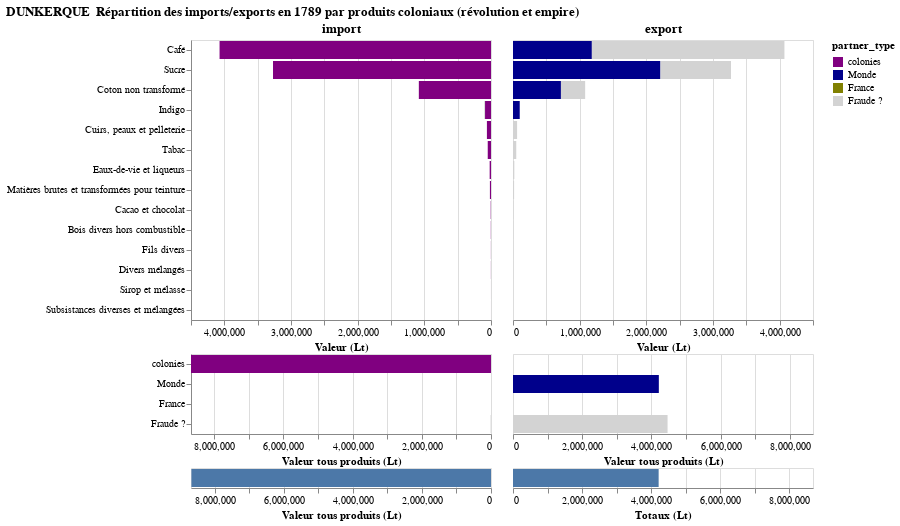
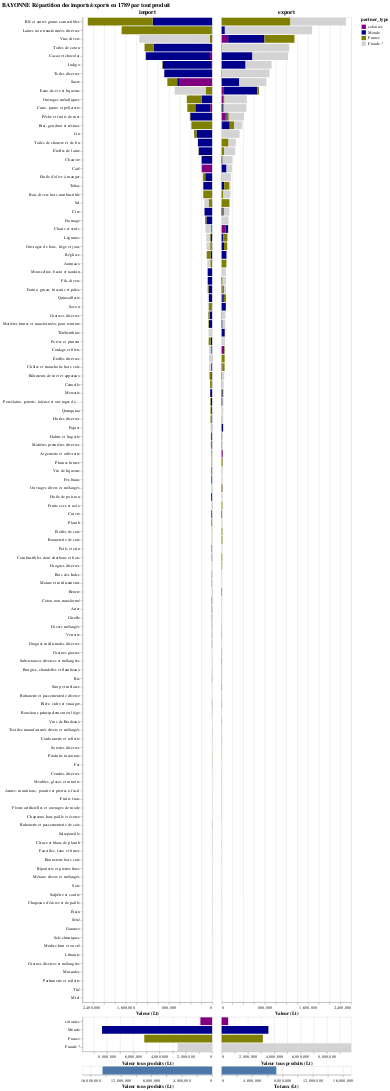
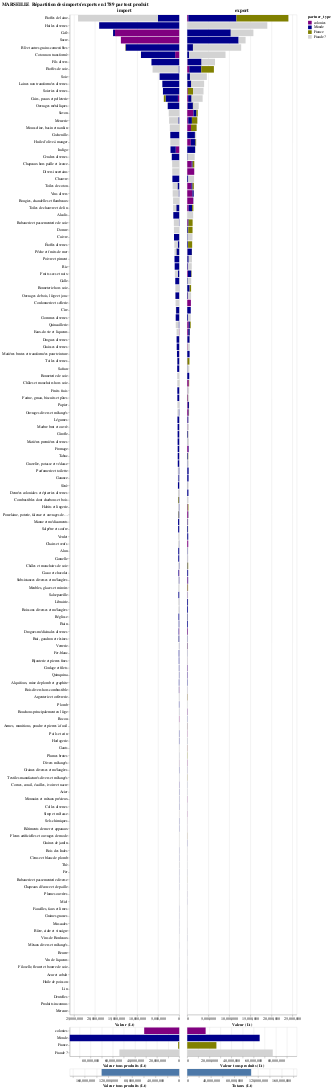
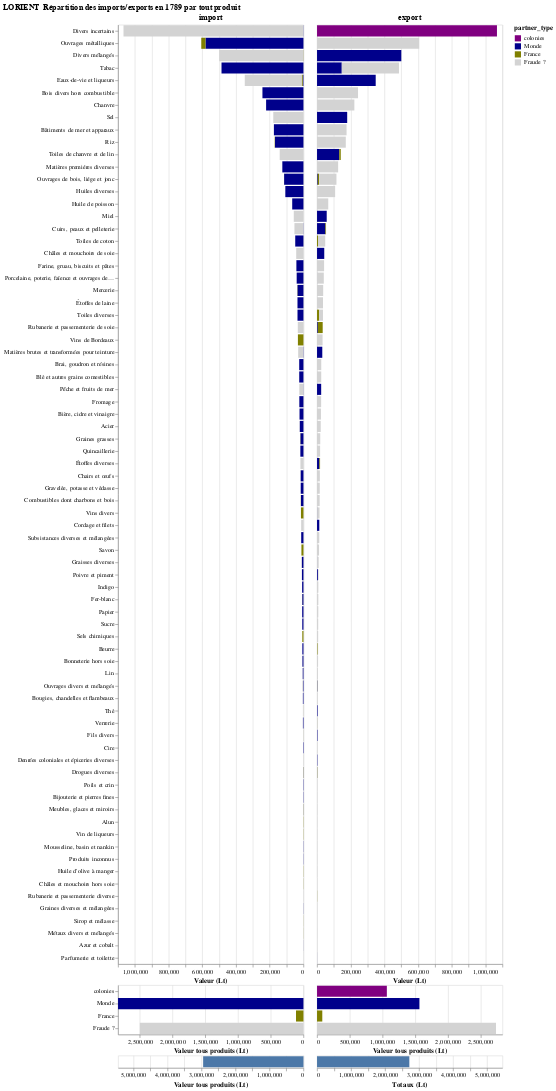

Notebook cell for these charts, in order:
### Markdown cell above
# Focus sur les exportations

Nous allons dans un premier temps détailler les produits coloniaux pour identifier les produits concernés par les anomalies d'exporations.

### Code cell
for city in ["Dunkerque", "Bayonne", "Marseille", "Lorient"]:
    pyramide_port_franc(city, data[city]["detail_products"], "product", "partner_type", "produits coloniaux (révolution et empire)" if city == "Dunkerque" else "tout produit")

### Figure 1 — Vega-Lite specification as saved in the notebook (floating-point values rounded to 4 significant figures)
{"data": {"values": [{"importsexports": "Imports", "partner_type": "colonies", "port": "Dunkerque", "product": "Café", "value": 4071453}, {"importsexports": "Imports", "partner_type": "colonies", "port": "Dunkerque", "product": "Coton non transformé", "value": 1082427}, {"importsexports": "Imports", "partner_type": "colonies", "port": "Dunkerque", "product": "Indigo", "value": 89556}, {"importsexports": "Imports", "partner_type": "colonies", "port": "Dunkerque", "product": "Sucre", "value": 3269855}, {"importsexports": "Imports", "partner_type": "colonies", "port": "Dunkerque", "product": "Cacao et chocolat", "value": 4414}, {"importsexports": "Imports", "partner_type": "colonies", "port": "Dunkerque", "product": "Bois divers hors combustible", "value": 2724}, {"importsexports": "Imports", "partner_type": "colonies", "port": "Dunkerque", "product": "Matières brutes et transformées pour teinture", "value": 16367}, {"importsexports": "Imports", "partner_type": "colonies", "port": "Dunkerque", "product": "Fils divers", "value": 1376}, {"importsexports": "Imports", "partner_type": "colonies", "port": "Dunkerque", "product": "Subsistances diverses et mélangées", "value": 150}, {"importsexports": "Imports", "partner_type": "colonies", "port": "Dunkerque", "product": "Cuirs, peaux et pelleterie", "value": 61376}, {"importsexports": "Imports", "partner_type": "colonies", "port": "Dunkerque", "product": "Eaux-de-vie et liqueurs", "value": 19963}, {"importsexports": "Imports", "partner_type": "colonies", "port": "Dunkerque", "product": "Sirop et mélasse", "value": 210}, {"importsexports": "Imports", "partner_type": "colonies", "port": "Dunkerque", "product": "Tabac", "value": 48931}, {"importsexports": "Imports", "partner_type": "colonies", "port": "Dunkerque", "product": "Divers mélangés", "value": 1353}, {"importsexports": "Exports", "partner_type": "Monde", "port": "Dunkerque", "product": "Café", "value": 1182957}, {"importsexports": "Exports", "partner_type": "Monde", "port": "Dunkerque", "product": "Coton non transformé", "value": 719051}, {"importsexports": "Exports", "partner_type": "Monde", "port": "Dunkerque", "product": "Indigo", "value": 101042}, {"importsexports": "Exports", "partner_type": "Monde", "port": "Dunkerque", "product": "Sucre", "value": 2211754}, {"importsexports": "Exports", "partner_type": "Fraude ?", "port": "Dunkerque", "product": "Café", "value": 2888496}, {"importsexports": "Exports", "partner_type": "Fraude ?", "port": "Dunkerque", "product": "Coton non transformé", "value": 363376}, {"importsexports": "Imports", "partner_type": "Fraude ?", "port": "Dunkerque", "product": "Indigo", "value": 11486}, {"importsexports": "Exports", "partner_type": "Fraude ?", "port": "Dunkerque", "product": "Sucre", "value": 1058101}, {"importsexports": "Exports", "partner_type": "Fraude ?", "port": "Dunkerque", "product": "Cacao et chocolat", "value": 4414}, {"importsexports": "Exports", "partner_type": "Fraude ?", "port": "Dunkerque", "product": "Bois divers hors combustible", "value": 2724}, {"importsexports": "Exports", "partner_type": "Fraude ?", "port": "Dunkerque", "product": "Matières brutes et transformées pour teinture", "value": 16367}, {"importsexports": "Exports", "partner_type": "Fraude ?", "port": "Dunkerque", "product": "Fils divers", "value": 1376}, {"importsexports": "Exports", "partner_type": "Fraude ?", "port": "Dunkerque", "product": "Subsistances diverses et mélangées", "value": 150}, {"importsexports": "Exports", "partner_type": "Fraude ?", "port": "Dunkerque", "product": "Cuirs, peaux et pelleterie", "value": 61376}, {"importsexports": "Exports", "partner_type": "Fraude ?", "port": "Dunkerque", "product": "Eaux-de-vie et liqueurs", "value": 19963}, {"importsexports": "Exports", "partner_type": "Fraude ?", "port": "Dunkerque", "product": "Sirop et mélasse", "value": 210}, {"importsexports": "Exports", "partner_type": "Fraude ?", "port": "Dunkerque", "product": "Tabac", "value": 48931}, {"importsexports": "Exports", "partner_type": "Fraude ?", "port": "Dunkerque", "product": "Divers mélangés", "value": 1353}]}, "spacing": 0, "title": "DUNKERQUE\n Répartition des imports/exports en 1789 par produits coloniaux (révolution et empire)", "vconcat": [{"hconcat": [{"encoding": {"color": {"field": "partner_type", "scale": {"domain": ["colonies", "Monde", "France", "Fraude ?"], "range": ["purple", "darkblue", "olive", "lightgrey", "darkgrey"]}, "type": "nominal"}, "order": {"expr": "-1*indexof(['colonies', 'Monde', 'France', 'Fraude ?'], datum.partner_type)", "type": "ordinal"}, "x": {"field": "value", "sort": "descending", "title": "Valeur (Lt)", "type": "quantitative"}, "y": {"field": "product", "sort": "-x", "title": null, "type": "ordinal"}}, "mark": {"tooltip": {"content": "data"}, "type": "bar"}, "title": "import", "transform": [{"filter": {"equal": "Imports", "field": "importsexports"}}]}, {"encoding": {"color": {"field": "partner_type", "scale": {"domain": ["colonies", "Monde", "France", "Fraude ?"], "range": ["purple", "darkblue", "olive", "lightgrey", "darkgrey"]}, "sort": ["colonies", "Monde", "France", "Fraude ?"], "type": "nominal"}, "order": {"expr": "indexof(['colonies', 'Monde', 'France', 'Fraude ?'], datum.partner_type)", "type": "ordinal"}, "x": {"field": "value", "title": "Valeur (Lt)", "type": "quantitative"}, "y": {"axis": null, "field": "product", "sort": "-x", "title": null, "type": "ordinal"}}, "mark": {"tooltip": {"content": "data"}, "type": "bar"}, "title": "export", "transform": [{"filter": {"equal": "Exports", "field": "importsexports"}}]}]}, {"hconcat": [{"encoding": {"color": {"field": "partner_type", "scale": {"domain": ["colonies", "Monde", "France", "Fraude ?"], "range": ["purple", "darkblue", "olive", "lightgrey", "darkgrey"]}, "sort": ["colonies", "Monde", "France", "Fraude ?"], "type": "nominal"}, "x": {"field": "total_value", "scale": {"domain": [0, 8670155]}, "sort": "descending", "title": "Valeur tous produits (Lt)", "type": "quantitative"}, "y": {"field": "partner_type", "scale": {"domain": ["colonies", "Monde", "France", "Fraude ?"]}, "sort": ["colonies", "Monde", "France", "Fraude ?"], "title": null, "type": "ordinal"}}, "mark": {"tooltip": {"content": "data"}, "type": "bar"}, "transform": [{"filter": {"equal": "Imports", "field": "importsexports"}}, {"aggregate": [{"as": "total_value", "field": "value", "op": "sum"}], "groupby": ["partner_type"]}]}, {"encoding": {"color": {"field": "partner_type", "scale": {"domain": ["colonies", "Monde", "France", "Fraude ?"], "range": ["purple", "darkblue", "olive", "lightgrey", "darkgrey"]}, "sort": ["colonies", "Monde", "France", "Fraude ?"], "type": "nominal"}, "x": {"field": "total_value", "scale": {"domain": [0, 8670155]}, "sort": "ascending", "title": "Valeur tous produits (Lt)", "type": "quantitative"}, "y": {"axis": null, "field": "partner_type", "scale": {"domain": ["colonies", "Monde", "France", "Fraude ?"]}, "sort": ["colonies", "Monde", "France", "Fraude ?"], "title": null, "type": "ordinal"}}, "mark": {"tooltip": {"content": "data"}, "type": "bar"}, "transform": [{"filter": {"equal": "Exports", "field": "importsexports"}}, {"aggregate": [{"as": "total_value", "field": "value", "op": "sum"}], "groupby": ["partner_type"]}]}]}, {"hconcat": [{"encoding": {"x": {"field": "total_value", "scale": {"domain": [0, 8681641]}, "sort": "descending", "title": "Valeur tous produits (Lt)", "type": "quantitative"}}, "mark": {"tooltip": {"content": "data"}, "type": "bar"}, "transform": [{"filter": {"equal": "Imports", "field": "importsexports"}}, {"filter": "indexof(datum.partner_type,'?')==-1"}, {"aggregate": [{"as": "total_value", "field": "value", "op": "sum"}]}]}, {"encoding": {"x": {"field": "total_value", "scale": {"domain": [0, 8681641]}, "sort": "ascending", "title": "Totaux (Lt)", "type": "quantitative"}}, "mark": {"tooltip": {"content": "data"}, "type": "bar"}, "transform": [{"filter": {"equal": "Exports", "field": "importsexports"}}, {"filter": "indexof(datum.partner_type,'?')==-1"}, {"aggregate": [{"as": "total_value", "field": "value", "op": "sum"}]}]}]}]}

### Figure 2 — Vega-Lite specification as saved in the notebook (floating-point values rounded to 4 significant figures; data arrays with more than 128 entries replaced by an {"elided": "..."} marker saying what was removed)
{"data": {"values": {"elided": "444 records"}}, "spacing": 0, "title": "BAYONNE\n Répartition des imports/exports en 1789 par tout produit", "vconcat": [{"hconcat": [{"encoding": {"color": {"field": "partner_type", "scale": {"domain": ["colonies", "Monde", "France", "Fraude ?"], "range": ["purple", "darkblue", "olive", "lightgrey", "darkgrey"]}, "type": "nominal"}, "order": {"expr": "-1*indexof(['colonies', 'Monde', 'France', 'Fraude ?'], datum.partner_type)", "type": "ordinal"}, "x": {"field": "value", "sort": "descending", "title": "Valeur (Lt)", "type": "quantitative"}, "y": {"field": "product", "sort": "-x", "title": null, "type": "ordinal"}}, "mark": {"tooltip": {"content": "data"}, "type": "bar"}, "title": "import", "transform": [{"filter": {"equal": "Imports", "field": "importsexports"}}]}, {"encoding": {"color": {"field": "partner_type", "scale": {"domain": ["colonies", "Monde", "France", "Fraude ?"], "range": ["purple", "darkblue", "olive", "lightgrey", "darkgrey"]}, "sort": ["colonies", "Monde", "France", "Fraude ?"], "type": "nominal"}, "order": {"expr": "indexof(['colonies', 'Monde', 'France', 'Fraude ?'], datum.partner_type)", "type": "ordinal"}, "x": {"field": "value", "title": "Valeur (Lt)", "type": "quantitative"}, "y": {"axis": null, "field": "product", "sort": "-x", "title": null, "type": "ordinal"}}, "mark": {"tooltip": {"content": "data"}, "type": "bar"}, "title": "export", "transform": [{"filter": {"equal": "Exports", "field": "importsexports"}}]}]}, {"hconcat": [{"encoding": {"color": {"field": "partner_type", "scale": {"domain": ["colonies", "Monde", "France", "Fraude ?"], "range": ["purple", "darkblue", "olive", "lightgrey", "darkgrey"]}, "sort": ["colonies", "Monde", "France", "Fraude ?"], "type": "nominal"}, "x": {"field": "total_value", "scale": {"domain": [0, 9856000.0]}, "sort": "descending", "title": "Valeur tous produits (Lt)", "type": "quantitative"}, "y": {"field": "partner_type", "scale": {"domain": ["colonies", "Monde", "France", "Fraude ?"]}, "sort": ["colonies", "Monde", "France", "Fraude ?"], "title": null, "type": "ordinal"}}, "mark": {"tooltip": {"content": "data"}, "type": "bar"}, "transform": [{"filter": {"equal": "Imports", "field": "importsexports"}}, {"aggregate": [{"as": "total_value", "field": "value", "op": "sum"}], "groupby": ["partner_type"]}]}, {"encoding": {"color": {"field": "partner_type", "scale": {"domain": ["colonies", "Monde", "France", "Fraude ?"], "range": ["purple", "darkblue", "olive", "lightgrey", "darkgrey"]}, "sort": ["colonies", "Monde", "France", "Fraude ?"], "type": "nominal"}, "x": {"field": "total_value", "scale": {"domain": [0, 9856000.0]}, "sort": "ascending", "title": "Valeur tous produits (Lt)", "type": "quantitative"}, "y": {"axis": null, "field": "partner_type", "scale": {"domain": ["colonies", "Monde", "France", "Fraude ?"]}, "sort": ["colonies", "Monde", "France", "Fraude ?"], "title": null, "type": "ordinal"}}, "mark": {"tooltip": {"content": "data"}, "type": "bar"}, "transform": [{"filter": {"equal": "Exports", "field": "importsexports"}}, {"aggregate": [{"as": "total_value", "field": "value", "op": "sum"}], "groupby": ["partner_type"]}]}]}, {"hconcat": [{"encoding": {"x": {"field": "total_value", "scale": {"domain": [0, 17060000.0]}, "sort": "descending", "title": "Valeur tous produits (Lt)", "type": "quantitative"}}, "mark": {"tooltip": {"content": "data"}, "type": "bar"}, "transform": [{"filter": {"equal": "Imports", "field": "importsexports"}}, {"filter": "indexof(datum.partner_type,'?')==-1"}, {"aggregate": [{"as": "total_value", "field": "value", "op": "sum"}]}]}, {"encoding": {"x": {"field": "total_value", "scale": {"domain": [0, 17060000.0]}, "sort": "ascending", "title": "Totaux (Lt)", "type": "quantitative"}}, "mark": {"tooltip": {"content": "data"}, "type": "bar"}, "transform": [{"filter": {"equal": "Exports", "field": "importsexports"}}, {"filter": "indexof(datum.partner_type,'?')==-1"}, {"aggregate": [{"as": "total_value", "field": "value", "op": "sum"}]}]}]}]}

### Figure 3 — Vega-Lite specification as saved in the notebook (floating-point values rounded to 4 significant figures; data arrays with more than 128 entries replaced by an {"elided": "..."} marker saying what was removed)
{"data": {"values": {"elided": "603 records"}}, "spacing": 0, "title": "MARSEILLE\n Répartition des imports/exports en 1789 par tout produit", "vconcat": [{"hconcat": [{"encoding": {"color": {"field": "partner_type", "scale": {"domain": ["colonies", "Monde", "France", "Fraude ?"], "range": ["purple", "darkblue", "olive", "lightgrey", "darkgrey"]}, "type": "nominal"}, "order": {"expr": "-1*indexof(['colonies', 'Monde', 'France', 'Fraude ?'], datum.partner_type)", "type": "ordinal"}, "x": {"field": "value", "sort": "descending", "title": "Valeur (Lt)", "type": "quantitative"}, "y": {"field": "product", "sort": "-x", "title": null, "type": "ordinal"}}, "mark": {"tooltip": {"content": "data"}, "type": "bar"}, "title": "import", "transform": [{"filter": {"equal": "Imports", "field": "importsexports"}}]}, {"encoding": {"color": {"field": "partner_type", "scale": {"domain": ["colonies", "Monde", "France", "Fraude ?"], "range": ["purple", "darkblue", "olive", "lightgrey", "darkgrey"]}, "sort": ["colonies", "Monde", "France", "Fraude ?"], "type": "nominal"}, "order": {"expr": "indexof(['colonies', 'Monde', 'France', 'Fraude ?'], datum.partner_type)", "type": "ordinal"}, "x": {"field": "value", "title": "Valeur (Lt)", "type": "quantitative"}, "y": {"axis": null, "field": "product", "sort": "-x", "title": null, "type": "ordinal"}}, "mark": {"tooltip": {"content": "data"}, "type": "bar"}, "title": "export", "transform": [{"filter": {"equal": "Exports", "field": "importsexports"}}]}]}, {"hconcat": [{"encoding": {"color": {"field": "partner_type", "scale": {"domain": ["colonies", "Monde", "France", "Fraude ?"], "range": ["purple", "darkblue", "olive", "lightgrey", "darkgrey"]}, "sort": ["colonies", "Monde", "France", "Fraude ?"], "type": "nominal"}, "x": {"field": "total_value", "scale": {"domain": [0, 98940000.0]}, "sort": "descending", "title": "Valeur tous produits (Lt)", "type": "quantitative"}, "y": {"field": "partner_type", "scale": {"domain": ["colonies", "Monde", "France", "Fraude ?"]}, "sort": ["colonies", "Monde", "France", "Fraude ?"], "title": null, "type": "ordinal"}}, "mark": {"tooltip": {"content": "data"}, "type": "bar"}, "transform": [{"filter": {"equal": "Imports", "field": "importsexports"}}, {"aggregate": [{"as": "total_value", "field": "value", "op": "sum"}], "groupby": ["partner_type"]}]}, {"encoding": {"color": {"field": "partner_type", "scale": {"domain": ["colonies", "Monde", "France", "Fraude ?"], "range": ["purple", "darkblue", "olive", "lightgrey", "darkgrey"]}, "sort": ["colonies", "Monde", "France", "Fraude ?"], "type": "nominal"}, "x": {"field": "total_value", "scale": {"domain": [0, 98940000.0]}, "sort": "ascending", "title": "Valeur tous produits (Lt)", "type": "quantitative"}, "y": {"axis": null, "field": "partner_type", "scale": {"domain": ["colonies", "Monde", "France", "Fraude ?"]}, "sort": ["colonies", "Monde", "France", "Fraude ?"], "title": null, "type": "ordinal"}}, "mark": {"tooltip": {"content": "data"}, "type": "bar"}, "transform": [{"filter": {"equal": "Exports", "field": "importsexports"}}, {"aggregate": [{"as": "total_value", "field": "value", "op": "sum"}], "groupby": ["partner_type"]}]}]}, {"hconcat": [{"encoding": {"x": {"field": "total_value", "scale": {"domain": [0, 185700000.0]}, "sort": "descending", "title": "Valeur tous produits (Lt)", "type": "quantitative"}}, "mark": {"tooltip": {"content": "data"}, "type": "bar"}, "transform": [{"filter": {"equal": "Imports", "field": "importsexports"}}, {"filter": "indexof(datum.partner_type,'?')==-1"}, {"aggregate": [{"as": "total_value", "field": "value", "op": "sum"}]}]}, {"encoding": {"x": {"field": "total_value", "scale": {"domain": [0, 185700000.0]}, "sort": "ascending", "title": "Totaux (Lt)", "type": "quantitative"}}, "mark": {"tooltip": {"content": "data"}, "type": "bar"}, "transform": [{"filter": {"equal": "Exports", "field": "importsexports"}}, {"filter": "indexof(datum.partner_type,'?')==-1"}, {"aggregate": [{"as": "total_value", "field": "value", "op": "sum"}]}]}]}]}

### Figure 4 — Vega-Lite specification as saved in the notebook (floating-point values rounded to 4 significant figures; data arrays with more than 128 entries replaced by an {"elided": "..."} marker saying what was removed)
{"data": {"values": {"elided": "204 records"}}, "spacing": 0, "title": "LORIENT\n Répartition des imports/exports en 1789 par tout produit", "vconcat": [{"hconcat": [{"encoding": {"color": {"field": "partner_type", "scale": {"domain": ["colonies", "Monde", "France", "Fraude ?"], "range": ["purple", "darkblue", "olive", "lightgrey", "darkgrey"]}, "type": "nominal"}, "order": {"expr": "-1*indexof(['colonies', 'Monde', 'France', 'Fraude ?'], datum.partner_type)", "type": "ordinal"}, "x": {"field": "value", "sort": "descending", "title": "Valeur (Lt)", "type": "quantitative"}, "y": {"field": "product", "sort": "-x", "title": null, "type": "ordinal"}}, "mark": {"tooltip": {"content": "data"}, "type": "bar"}, "title": "import", "transform": [{"filter": {"equal": "Imports", "field": "importsexports"}}]}, {"encoding": {"color": {"field": "partner_type", "scale": {"domain": ["colonies", "Monde", "France", "Fraude ?"], "range": ["purple", "darkblue", "olive", "lightgrey", "darkgrey"]}, "sort": ["colonies", "Monde", "France", "Fraude ?"], "type": "nominal"}, "order": {"expr": "indexof(['colonies', 'Monde', 'France', 'Fraude ?'], datum.partner_type)", "type": "ordinal"}, "x": {"field": "value", "title": "Valeur (Lt)", "type": "quantitative"}, "y": {"axis": null, "field": "product", "sort": "-x", "title": null, "type": "ordinal"}}, "mark": {"tooltip": {"content": "data"}, "type": "bar"}, "title": "export", "transform": [{"filter": {"equal": "Exports", "field": "importsexports"}}]}]}, {"hconcat": [{"encoding": {"color": {"field": "partner_type", "scale": {"domain": ["colonies", "Monde", "France", "Fraude ?"], "range": ["purple", "darkblue", "olive", "lightgrey", "darkgrey"]}, "sort": ["colonies", "Monde", "France", "Fraude ?"], "type": "nominal"}, "x": {"field": "total_value", "scale": {"domain": [0, 2835000.0]}, "sort": "descending", "title": "Valeur tous produits (Lt)", "type": "quantitative"}, "y": {"field": "partner_type", "scale": {"domain": ["colonies", "Monde", "France", "Fraude ?"]}, "sort": ["colonies", "Monde", "France", "Fraude ?"], "title": null, "type": "ordinal"}}, "mark": {"tooltip": {"content": "data"}, "type": "bar"}, "transform": [{"filter": {"equal": "Imports", "field": "importsexports"}}, {"aggregate": [{"as": "total_value", "field": "value", "op": "sum"}], "groupby": ["partner_type"]}]}, {"encoding": {"color": {"field": "partner_type", "scale": {"domain": ["colonies", "Monde", "France", "Fraude ?"], "range": ["purple", "darkblue", "olive", "lightgrey", "darkgrey"]}, "sort": ["colonies", "Monde", "France", "Fraude ?"], "type": "nominal"}, "x": {"field": "total_value", "scale": {"domain": [0, 2835000.0]}, "sort": "ascending", "title": "Valeur tous produits (Lt)", "type": "quantitative"}, "y": {"axis": null, "field": "partner_type", "scale": {"domain": ["colonies", "Monde", "France", "Fraude ?"]}, "sort": ["colonies", "Monde", "France", "Fraude ?"], "title": null, "type": "ordinal"}}, "mark": {"tooltip": {"content": "data"}, "type": "bar"}, "transform": [{"filter": {"equal": "Exports", "field": "importsexports"}}, {"aggregate": [{"as": "total_value", "field": "value", "op": "sum"}], "groupby": ["partner_type"]}]}]}, {"hconcat": [{"encoding": {"x": {"field": "total_value", "scale": {"domain": [0, 5450000.0]}, "sort": "descending", "title": "Valeur tous produits (Lt)", "type": "quantitative"}}, "mark": {"tooltip": {"content": "data"}, "type": "bar"}, "transform": [{"filter": {"equal": "Imports", "field": "importsexports"}}, {"filter": "indexof(datum.partner_type,'?')==-1"}, {"aggregate": [{"as": "total_value", "field": "value", "op": "sum"}]}]}, {"encoding": {"x": {"field": "total_value", "scale": {"domain": [0, 5450000.0]}, "sort": "ascending", "title": "Totaux (Lt)", "type": "quantitative"}}, "mark": {"tooltip": {"content": "data"}, "type": "bar"}, "transform": [{"filter": {"equal": "Exports", "field": "importsexports"}}, {"filter": "indexof(datum.partner_type,'?')==-1"}, {"aggregate": [{"as": "total_value", "field": "value", "op": "sum"}]}]}]}]}
